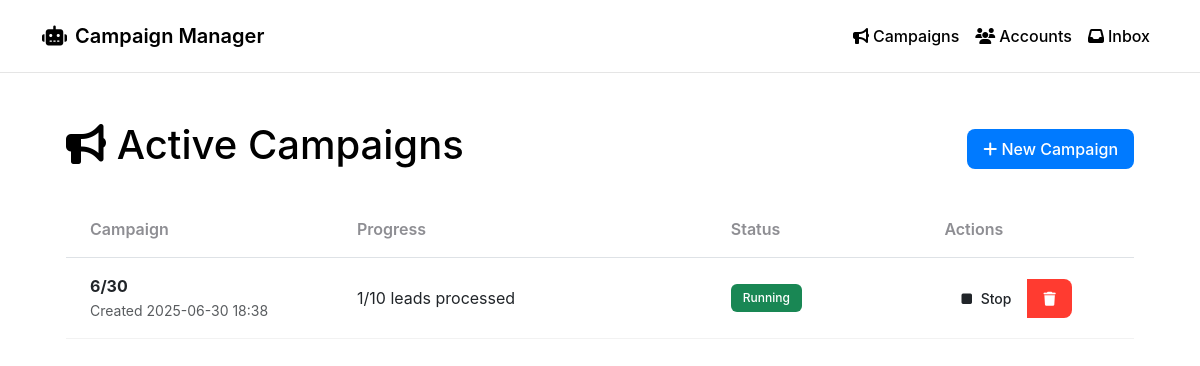
The page /campaigns on the database as committed earlier.
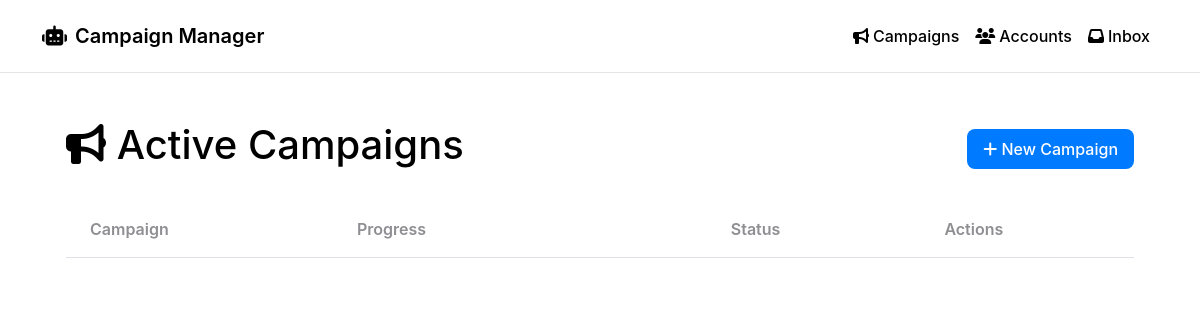
The same page on the database as committed later.
### models.py (models this page shows)
class Campaign(db.Model):
    id = db.Column(db.Integer, primary_key=True)
    name = db.Column(db.String(255), nullable=False)
    message_template = db.Column(db.Text, nullable=False)
    min_delay = db.Column(db.Integer, nullable=False)  # Delay in seconds
    max_delay = db.Column(db.Integer, nullable=False)  # Delay in seconds
    status = db.Column(db.String(20), default='pending')  # pending, running, paused, completed, failed
    created_at = db.Column(db.DateTime, default=datetime.utcnow)
    updated_at = db.Column(db.DateTime, default=datetime.utcnow, onupdate=datetime.utcnow)
    last_processed_lead_id = db.Column(db.Integer, nullable=True)  # Track the last processed lead
    campaign_accounts = db.relationship('CampaignAccount', backref='campaign', lazy=True, cascade='all, delete-orphan')
    leads = db.relationship('Lead', backref='campaign', lazy=True, cascade='all, delete-orphan')

### app.py (the view)
@app.route('/campaigns', methods=['GET', 'POST'])
def campaigns():
    form = CampaignForm()
    form.accounts.choices = [(a.id, f"{a.login} ({a.login_type.name})") for a in Account.query.all()]
    if form.validate_on_submit():
        try:
            campaign = Campaign(
                name=form.name.data,
                message_template=form.message_template.data,
                min_delay=form.min_delay.data,
                max_delay=form.max_delay.data,
                status='pending'
            )
            db.session.add(campaign)
            db.session.commit()
            selected_accounts = form.accounts.data
            for account_id in selected_accounts:
                campaign_account = CampaignAccount(
                    campaign_id=campaign.id,
                    account_id=account_id
                )
                db.session.add(campaign_account)
            db.session.commit()
            if form.leads_file.data:
                file = form.leads_file.data
                filename = secure_filename(file.filename)
                filepath = os.path.join(app.config['UPLOAD_FOLDER'], filename)
                file.save(filepath)
                df = pd.read_excel(filepath)
                valid_leads = []
                for _, row in df.iterrows():
                    url = str(row.iloc[0]).strip()  # Get first column
                    if url and url != 'nan':
                        if not url.startswith('http'):
                            url = f'https://{url}'
                        if 'ok.ru/profile/' not in url and 'ok.ru/' in url:
                            username = url.split('ok.ru/')[-1].split('/')[0]
                            url = f'https://ok.ru/profile/{username}'
                        valid_leads.append(url)
                if valid_leads:
                    leads_per_account = len(valid_leads) // len(selected_accounts)
                    remainder = len(valid_leads) % len(selected_accounts)
                    lead_index = 0
                    for idx, account_id in enumerate(selected_accounts):
                        account_leads_count = leads_per_account + (1 if idx < remainder else 0)
                        for _ in range(account_leads_count):
                            if lead_index < len(valid_leads):
                                lead = Lead(
                                    campaign_id=campaign.id,
                                    account_id=account_id,
                                    profile_url=valid_leads[lead_index],
                                    status='pending'
                                )
                                db.session.add(lead)
                                lead_index += 1
                                campaign_account = CampaignAccount.query.filter_by(
                                    campaign_id=campaign.id,
                                    account_id=account_id
                                ).first()
                                if campaign_account:
                                    campaign_account.leads_count += 1
                db.session.commit()
            if request.headers.get('X-Requested-With') == 'XMLHttpRequest':
                return jsonify({
                    'status': 'success',
                    'message': 'Campaign created successfully!'
                })
            flash('Campaign created successfully!', 'success')
            return redirect(url_for('campaigns'))
        except Exception as e:
            db.session.rollback()
            logger.error(f"Error creating campaign: {str(e)}")
            if request.headers.get('X-Requested-With') == 'XMLHttpRequest':
                return jsonify({
                    'status': 'error',
                    'message': f'Error creating campaign: {str(e)}'
                })
            flash(f'Error creating campaign: {str(e)}', 'danger')
    else:
        if form.errors:
            logger.error(f"Form validation errors: {form.errors}")
            if request.headers.get('X-Requested-With') == 'XMLHttpRequest':
                return jsonify({
                    'status': 'error',
                    'message': 'Validation error',
                    'errors': form.errors
                })
            for field, errors in form.errors.items():
                for error in errors:
                    flash(f'{field}: {error}', 'danger')
    campaigns_with_info = []
    for campaign in Campaign.query.all():
        total_leads = Lead.query.filter_by(campaign_id=campaign.id).count()
        processed_leads = Lead.query.filter(
            Lead.campaign_id == campaign.id,
            Lead.status.in_(['completed', 'failed'])
        ).count()
        campaign_info = {
            'id': campaign.id,
            'name': campaign.name,
            'status': campaign.status,
            'created_at': campaign.created_at,
            'total_leads': total_leads,
            'processed_leads': processed_leads
        }
        campaigns_with_info.append(campaign_info)
    return render_template('campaigns.html', form=form, campaigns=campaigns_with_info)

### templates/campaigns.html (shortened to what this page needs)
{% extends "base.html" %}
{% block content %}
<div class="container-fluid px-4">
    <div class="d-flex justify-content-between align-items-center mb-4">
        <h1><i class="fas fa-bullhorn"></i> Active Campaigns</h1>
        <button class="btn btn-primary" data-bs-toggle="modal" data-bs-target="#newCampaignModal">
            <i class="fas fa-plus"></i> New Campaign
        </button>
    </div>
    <div class="table-responsive w-100">
        <table class="table table-hover align-middle">
                            <thead>
                                <tr>
                    <th style="width: 25%">Campaign</th>
                    <th style="width: 35%">Progress</th>
                    <th style="width: 20%">Status</th>
                    <th style="width: 20%">Actions</th>
                                </tr>
                            </thead>
                            <tbody>
                                {% for campaign in campaigns %}
                <tr data-campaign-id="{{ campaign.id }}">
                    <td>
                        <div class="fw-bold">{{ campaign.name }}</div>
                        <small class="text-muted">Created {{ campaign.created_at.strftime('%Y-%m-%d %H:%M') }}</small>
                    </td>
                    <td>
                        <div>{{ campaign.processed_leads }}/{{ campaign.total_leads }} leads processed</div>
                                    </td>
                                    <td>
                        <span id="status-badge-{{ campaign.id }}" class="badge {{ 'bg-success' if campaign.status == 'running' else 'bg-secondary' }}">
                            {{ campaign.status.title() }}
                                        </span>
                                    </td>
                                    <td>
                        <div class="btn-group">
                            <button type="button"
                                    class="btn btn-sm campaign-action"
                                    id="action-btn-{{ campaign.id }}"
                                    onclick="toggleCampaign({{ campaign.id }})"
                                    data-campaign-id="{{ campaign.id }}"
                                    data-action="{{ 'stop' if campaign.status == 'running' else 'start' }}"
                                    data-bs-toggle="tooltip"
                                    title="{{ 'Stop campaign' if campaign.status == 'running' else 'Start campaign' }}">
                                {% if campaign.status == 'running' %}
                                <i class="fas fa-stop"></i>
                                <span class="action-text">Stop</span>
                                        {% else %}
                                <i class="fas fa-play"></i>
                                <span class="action-text">Start</span>
                                {% endif %}
                                        </button>
                            <button type="button" class="btn btn-danger btn-sm"
                                    onclick="deleteCampaign('{{ campaign.id }}')"
                                    data-bs-toggle="tooltip"
                                    title="Delete campaign">
                                <i class="fas fa-trash"></i>
                                        </button>
                                        </div>
                                    </td>
                                </tr>
                                {% endfor %}
                            </tbody>
                        </table>
                    </div>
                </div>
{% endblock %}

### templates/base.html (shortened to what this page needs)
<!DOCTYPE html>
<html lang="en">
<head>
    <link href="https://cdn.jsdelivr.net/npm/bootstrap@5.3.0/dist/css/bootstrap.min.css" rel="stylesheet">
    <link rel="stylesheet" href="https://cdnjs.cloudflare.com/ajax/libs/font-awesome/6.4.0/css/all.min.css">
</head>
<body>
    <nav class="navbar navbar-expand-lg sticky-top">
        <div class="container">
            <a class="navbar-brand" href="{{ url_for('index') }}">
                <i class="fas fa-robot me-2"></i>Campaign Manager
            </a>
            <div class="collapse navbar-collapse" id="navbarNav">
                <ul class="navbar-nav ms-auto">
                    <li class="nav-item">
                        <a class="nav-link" href="{{ url_for('campaigns') }}">
                            <i class="fas fa-bullhorn me-1"></i>Campaigns
                        </a>
                    </li>
                    <li class="nav-item">
                        <a class="nav-link" href="{{ url_for('accounts') }}">
                            <i class="fas fa-users me-1"></i>Accounts
                        </a>
                    </li>
                    <li class="nav-item">
                        <a class="nav-link" href="{{ url_for('inbox') }}">
                            <i class="fas fa-inbox me-1"></i>Inbox
                        </a>
                    </li>
                </ul>
            </div>
        </div>
    </nav>
    <main class="container py-4">
                {% block content %}{% endblock %}
    </main>
</body>
</html>

### templates/base.html (style rules this page uses)
:root { --primary-color: #007AFF; --success-color: #34C759; --warning-color: #FF9500; --danger-color: #FF3B30; --text-primary: #000000; --text-secondary: #8E8E93; --background-primary: #FFFFFF; --background-secondary: #F2F2F7; --border-radius: 12px; --transition-speed: 0.3s; }
body { font-family: -apple-system, BlinkMacSystemFont, 'Segoe UI', Roboto, Oxygen, Ubuntu, Cantarell, sans-serif; background-color: var(--background-primary); color: var(--text-primary); line-height: 1.5; -webkit-font-smoothing: antialiased; }
.navbar { background-color: rgba(255, 255, 255, 0.8); backdrop-filter: blur(10px); -webkit-backdrop-filter: blur(10px); border-bottom: 1px solid rgba(0, 0, 0, 0.1); padding: 1rem 0; }
.navbar-brand { font-weight: 600; font-size: 1.25rem; color: var(--text-primary); }
.nav-link { color: var(--text-primary); font-weight: 500; transition: color var(--transition-speed); }
.btn { border-radius: 8px; padding: 0.5rem 1rem; font-weight: 500; transition: all var(--transition-speed); }
.btn-primary { background: var(--primary-color); border: none; }
.table { margin: 0; }
.table th { font-weight: 600; color: var(--text-secondary); border-top: none; padding: 1rem 1.5rem; }

### templates/campaigns.html (style rules this page uses)
.table-responsive { margin: 0; padding: 0; }
.table { margin-bottom: 0; }
.container-fluid { padding-top: 1.5rem; padding-bottom: 1.5rem; }

Rows that differ between the two databases and show on the page:
removed Campaign: name "6/30", created_at "2025-06-30 18:38", processed_leads "1", total_leads "10", status "Running", shows "Stop"
